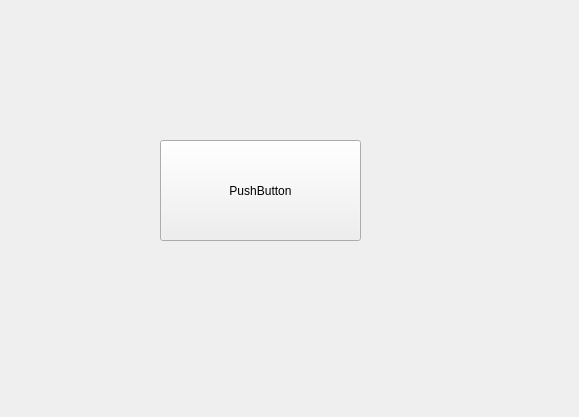
<?xml version="1.0" encoding="UTF-8"?>
<ui version="4.0">
 <class>FirstWindow</class>
 <widget class="QWidget" name="FirstWindow">
  <property name="geometry">
   <rect>
    <x>0</x>
    <y>0</y>
    <width>579</width>
    <height>417</height>
   </rect>
  </property>
  <property name="windowTitle">
   <string>Form</string>
  </property>
  <widget class="QPushButton" name="pushButton1">
   <property name="geometry">
    <rect>
     <x>160</x>
     <y>140</y>
     <width>201</width>
     <height>101</height>
    </rect>
   </property>
   <property name="text">
    <string>PushButton</string>
   </property>
  </widget>
 </widget>
 <resources/>
 <connections/>
</ui>
